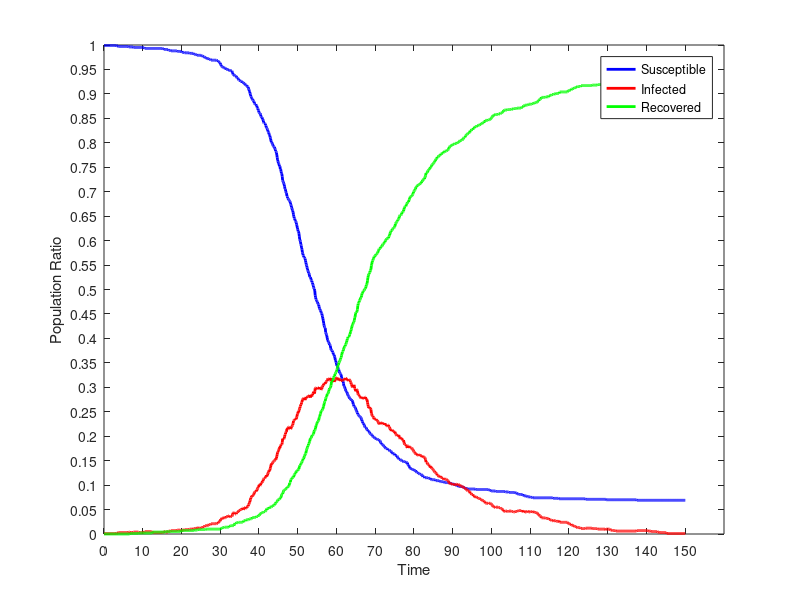

Write the MATLAB code that produced this figure.
dynamics = [
0.00,999.000,1.000,0.000;
0.10,999.000,1.000,0.000;
0.20,999.000,1.000,0.000;
0.30,999.000,1.000,0.000;
0.40,999.000,1.000,0.000;
0.50,999.000,1.000,0.000;
0.60,999.000,1.000,0.000;
0.70,999.000,1.000,0.000;
0.80,999.000,1.000,0.000;
0.90,999.000,1.000,0.000;
1.00,999.000,1.000,0.000;
1.10,999.000,1.000,0.000;
1.20,999.000,1.000,0.000;
1.30,999.000,1.000,0.000;
1.40,999.000,1.000,0.000;
1.50,999.000,1.000,0.000;
1.60,999.000,1.000,0.000;
1.70,999.000,1.000,0.000;
1.80,999.000,1.000,0.000;
1.90,999.000,1.000,0.000;
2.00,999.000,1.000,0.000;
2.10,999.000,1.000,0.000;
2.20,999.000,1.000,0.000;
2.30,999.000,1.000,0.000;
2.40,999.000,1.000,0.000;
2.50,999.000,1.000,0.000;
2.60,999.000,1.000,0.000;
2.70,999.000,1.000,0.000;
2.80,999.000,1.000,0.000;
2.90,999.000,1.000,0.000;
3.00,999.000,1.000,0.000;
3.10,999.000,1.000,0.000;
3.20,999.000,1.000,0.000;
3.30,998.000,2.000,0.000;
3.40,998.000,2.000,0.000;
3.50,998.000,2.000,0.000;
3.60,998.000,2.000,0.000;
3.70,997.000,3.000,0.000;
3.80,997.000,3.000,0.000;
3.90,997.000,3.000,0.000;
4.00,997.000,3.000,0.000;
4.10,997.000,3.000,0.000;
4.20,997.000,3.000,0.000;
4.30,997.000,3.000,0.000;
4.40,997.000,3.000,0.000;
4.50,997.000,3.000,0.000;
4.60,997.000,3.000,0.000;
4.70,997.000,3.000,0.000;
4.80,997.000,3.000,0.000;
4.90,997.000,3.000,0.000;
5.00,997.000,3.000,0.000;
5.10,997.000,3.000,0.000;
5.20,997.000,3.000,0.000;
5.30,997.000,3.000,0.000;
5.40,997.000,3.000,0.000;
5.50,997.000,3.000,0.000;
5.60,997.000,3.000,0.000;
5.70,997.000,3.000,0.000;
5.80,997.000,3.000,0.000;
5.90,997.000,3.000,0.000;
6.00,997.000,3.000,0.000;
6.10,997.000,3.000,0.000;
6.20,997.000,3.000,0.000;
6.30,997.000,3.000,0.000;
6.40,996.000,4.000,0.000;
6.50,996.000,4.000,0.000;
6.60,996.000,4.000,0.000;
6.70,996.000,3.000,1.000;
6.80,996.000,3.000,1.000;
6.90,996.000,3.000,1.000;
7.00,996.000,3.000,1.000;
7.10,996.000,3.000,1.000;
7.20,996.000,3.000,1.000;
7.30,996.000,3.000,1.000;
7.40,996.000,3.000,1.000;
7.50,996.000,3.000,1.000;
7.60,995.000,4.000,1.000;
7.70,995.000,4.000,1.000;
7.80,995.000,4.000,1.000;
7.90,995.000,4.000,1.000;
8.00,995.000,4.000,1.000;
8.10,995.000,4.000,1.000;
8.20,995.000,4.000,1.000;
8.30,995.000,4.000,1.000;
8.40,995.000,4.000,1.000;
8.50,995.000,4.000,1.000;
8.60,995.000,4.000,1.000;
8.70,995.000,4.000,1.000;
8.80,995.000,4.000,1.000;
8.90,995.000,4.000,1.000;
9.00,995.000,3.000,2.000;
9.10,995.000,3.000,2.000;
9.20,995.000,3.000,2.000;
9.30,995.000,3.000,2.000;
9.40,995.000,3.000,2.000;
9.50,995.000,3.000,2.000;
9.60,995.000,3.000,2.000;
9.70,995.000,3.000,2.000;
9.80,995.000,3.000,2.000;
9.90,995.000,3.000,2.000;
10.00,995.000,3.000,2.000;
10.10,995.000,3.000,2.000;
10.20,995.000,3.000,2.000;
10.30,995.000,3.000,2.000;
10.40,994.000,4.000,2.000;
10.50,993.000,5.000,2.000;
10.60,993.000,5.000,2.000;
10.70,993.000,5.000,2.000;
10.80,993.000,5.000,2.000;
10.90,993.000,5.000,2.000;
11.00,993.000,5.000,2.000;
11.10,993.000,5.000,2.000;
11.20,993.000,5.000,2.000;
11.30,993.000,5.000,2.000;
11.40,993.000,5.000,2.000;
11.50,993.000,5.000,2.000;
11.60,993.000,5.000,2.000;
11.70,993.000,5.000,2.000;
11.80,993.000,5.000,2.000;
11.90,993.000,5.000,2.000;
12.00,993.000,5.000,2.000;
12.10,993.000,5.000,2.000;
12.20,993.000,5.000,2.000;
12.30,993.000,5.000,2.000;
12.40,993.000,4.000,3.000;
12.50,993.000,4.000,3.000;
12.60,993.000,3.000,4.000;
12.70,993.000,3.000,4.000;
12.80,993.000,3.000,4.000;
12.90,993.000,3.000,4.000;
13.00,993.000,3.000,4.000;
13.10,993.000,3.000,4.000;
13.20,993.000,3.000,4.000;
13.30,993.000,3.000,4.000;
13.40,993.000,3.000,4.000;
13.50,993.000,3.000,4.000;
13.60,993.000,3.000,4.000;
13.70,993.000,3.000,4.000;
13.80,993.000,3.000,4.000;
13.90,993.000,3.000,4.000;
14.00,993.000,3.000,4.000;
14.10,993.000,3.000,4.000;
14.20,993.000,3.000,4.000;
14.30,993.000,3.000,4.000;
14.40,993.000,3.000,4.000;
14.50,993.000,3.000,4.000;
14.60,993.000,3.000,4.000;
14.70,993.000,3.000,4.000;
14.80,993.000,3.000,4.000;
14.90,993.000,3.000,4.000;
15.00,993.000,3.000,4.000;
15.10,993.000,3.000,4.000;
15.20,992.000,4.000,4.000;
15.30,992.000,4.000,4.000;
15.40,992.000,4.000,4.000;
15.50,991.000,5.000,4.000;
15.60,991.000,5.000,4.000;
15.70,991.000,5.000,4.000;
15.80,991.000,5.000,4.000;
15.90,991.000,4.000,5.000;
16.00,991.000,4.000,5.000;
16.10,991.000,4.000,5.000;
16.20,991.000,4.000,5.000;
16.30,991.000,4.000,5.000;
16.40,991.000,4.000,5.000;
16.50,991.000,4.000,5.000;
16.60,990.000,5.000,5.000;
16.70,989.000,6.000,5.000;
16.80,989.000,6.000,5.000;
16.90,989.000,6.000,5.000;
17.00,989.000,6.000,5.000;
17.10,989.000,6.000,5.000;
17.20,989.000,6.000,5.000;
17.30,988.000,7.000,5.000;
17.40,988.000,7.000,5.000;
17.50,988.000,7.000,5.000;
17.60,988.000,7.000,5.000;
17.70,988.000,7.000,5.000;
17.80,988.000,7.000,5.000;
17.90,988.000,7.000,5.000;
18.00,988.000,7.000,5.000;
18.10,988.000,7.000,5.000;
18.20,988.000,7.000,5.000;
18.30,988.000,7.000,5.000;
18.40,988.000,7.000,5.000;
18.50,988.000,7.000,5.000;
18.60,988.000,7.000,5.000;
18.70,988.000,7.000,5.000;
18.80,988.000,7.000,5.000;
18.90,987.000,8.000,5.000;
19.00,987.000,8.000,5.000;
19.10,987.000,8.000,5.000;
19.20,987.000,8.000,5.000;
19.30,987.000,8.000,5.000;
19.40,987.000,8.000,5.000;
19.50,987.000,8.000,5.000;
19.60,987.000,8.000,5.000;
19.70,987.000,8.000,5.000;
19.80,987.000,7.000,6.000;
19.90,987.000,7.000,6.000;
20.00,987.000,6.000,7.000;
20.10,985.000,8.000,7.000;
20.20,985.000,8.000,7.000;
20.30,985.000,8.000,7.000;
20.40,985.000,8.000,7.000;
20.50,985.000,8.000,7.000;
20.60,985.000,8.000,7.000;
20.70,985.000,8.000,7.000;
20.80,984.000,9.000,7.000;
20.90,984.000,9.000,7.000;
21.00,984.000,9.000,7.000;
21.10,984.000,9.000,7.000;
21.20,984.000,9.000,7.000;
21.30,984.000,9.000,7.000;
21.40,984.000,9.000,7.000;
21.50,984.000,9.000,7.000;
21.60,984.000,9.000,7.000;
21.70,984.000,9.000,7.000;
21.80,984.000,9.000,7.000;
21.90,984.000,9.000,7.000;
22.00,984.000,9.000,7.000;
22.10,983.000,10.000,7.000;
22.20,983.000,10.000,7.000;
22.30,983.000,10.000,7.000;
22.40,983.000,10.000,7.000;
22.50,983.000,10.000,7.000;
22.60,983.000,10.000,7.000;
22.70,983.000,10.000,7.000;
22.80,983.000,10.000,7.000;
22.90,983.000,10.000,7.000;
23.00,983.000,10.000,7.000;
23.10,982.000,11.000,7.000;
23.20,982.000,11.000,7.000;
23.30,981.000,11.000,8.000;
23.40,981.000,11.000,8.000;
23.50,981.000,11.000,8.000;
23.60,981.000,11.000,8.000;
23.70,980.000,12.000,8.000;
23.80,980.000,12.000,8.000;
23.90,980.000,12.000,8.000;
24.00,979.000,13.000,8.000;
24.10,979.000,13.000,8.000;
24.20,979.000,12.000,9.000;
24.30,979.000,12.000,9.000;
24.40,979.000,12.000,9.000;
24.50,979.000,12.000,9.000;
24.60,979.000,12.000,9.000;
24.70,979.000,12.000,9.000;
24.80,979.000,12.000,9.000;
24.90,979.000,12.000,9.000;
25.00,979.000,12.000,9.000;
25.10,978.000,13.000,9.000;
25.20,978.000,13.000,9.000;
25.30,978.000,13.000,9.000;
25.40,978.000,13.000,9.000;
25.50,977.000,14.000,9.000;
25.60,976.000,15.000,9.000;
25.70,976.000,15.000,9.000;
25.80,976.000,15.000,9.000;
25.90,976.000,15.000,9.000;
26.00,975.000,16.000,9.000;
26.10,974.000,17.000,9.000;
26.20,974.000,17.000,9.000;
26.30,973.000,17.000,10.000;
26.40,973.000,17.000,10.000;
26.50,973.000,17.000,10.000;
26.60,972.000,18.000,10.000;
26.70,972.000,18.000,10.000;
26.80,972.000,18.000,10.000;
26.90,972.000,18.000,10.000;
27.00,972.000,18.000,10.000;
27.10,972.000,18.000,10.000;
27.20,971.000,19.000,10.000;
27.30,971.000,19.000,10.000;
27.40,971.000,19.000,10.000;
27.50,970.000,20.000,10.000;
27.60,969.000,21.000,10.000;
27.70,969.000,21.000,10.000;
27.80,969.000,21.000,10.000;
27.90,969.000,21.000,10.000;
28.00,969.000,21.000,10.000;
28.10,969.000,21.000,10.000;
28.20,969.000,21.000,10.000;
28.30,969.000,21.000,10.000;
28.40,969.000,21.000,10.000;
28.50,969.000,21.000,10.000;
28.60,969.000,21.000,10.000;
28.70,969.000,21.000,10.000;
28.80,969.000,21.000,10.000;
28.90,969.000,21.000,10.000;
29.00,969.000,21.000,10.000;
29.10,968.000,22.000,10.000;
29.20,968.000,22.000,10.000;
29.30,968.000,22.000,10.000;
29.40,968.000,22.000,10.000;
29.50,966.000,24.000,10.000;
29.60,966.000,24.000,10.000;
29.70,965.000,25.000,10.000;
29.80,964.000,26.000,10.000;
29.90,964.000,26.000,10.000;
30.00,963.000,27.000,10.000;
30.10,960.000,30.000,10.000;
30.20,959.000,30.000,11.000;
30.30,957.000,31.000,12.000;
30.40,956.000,32.000,12.000;
30.50,956.000,31.000,13.000;
30.60,955.000,32.000,13.000;
30.70,954.000,33.000,13.000;
30.80,954.000,33.000,13.000;
30.90,953.000,34.000,13.000;
31.00,953.000,34.000,13.000;
31.10,953.000,33.000,14.000;
31.20,953.000,33.000,14.000;
31.30,953.000,33.000,14.000;
31.40,952.000,34.000,14.000;
31.50,952.000,34.000,14.000;
31.60,950.000,36.000,14.000;
31.70,950.000,36.000,14.000;
31.80,950.000,36.000,14.000;
31.90,950.000,36.000,14.000;
32.00,949.000,37.000,14.000;
32.10,949.000,37.000,14.000;
32.20,949.000,37.000,14.000;
32.30,949.000,35.000,16.000;
32.40,948.000,36.000,16.000;
32.50,948.000,36.000,16.000;
32.60,948.000,35.000,17.000;
32.70,947.000,36.000,17.000;
32.80,947.000,36.000,17.000;
32.90,947.000,36.000,17.000;
33.00,947.000,36.000,17.000;
33.10,945.000,38.000,17.000;
33.20,943.000,40.000,17.000;
33.30,940.000,43.000,17.000;
33.40,939.000,44.000,17.000;
33.50,939.000,44.000,17.000;
33.60,938.000,43.000,19.000;
33.70,937.000,43.000,20.000;
33.80,937.000,41.000,22.000;
33.90,937.000,41.000,22.000;
34.00,937.000,41.000,22.000;
34.10,936.000,41.000,23.000;
34.20,934.000,43.000,23.000;
34.30,933.000,44.000,23.000;
34.40,933.000,44.000,23.000;
34.50,933.000,44.000,23.000;
34.60,931.000,46.000,23.000;
34.70,930.000,46.000,24.000;
34.80,928.000,48.000,24.000;
34.90,928.000,48.000,24.000;
35.00,928.000,48.000,24.000;
35.10,927.000,49.000,24.000;
35.20,926.000,50.000,24.000;
35.30,926.000,50.000,24.000;
35.40,926.000,50.000,24.000;
35.50,926.000,50.000,24.000;
35.60,925.000,51.000,24.000;
35.70,923.000,53.000,24.000;
35.80,923.000,53.000,24.000;
35.90,923.000,52.000,25.000;
36.00,923.000,50.000,27.000;
36.10,922.000,51.000,27.000;
36.20,921.000,52.000,27.000;
36.30,921.000,52.000,27.000;
36.40,919.000,54.000,27.000;
36.50,918.000,55.000,27.000;
36.60,918.000,53.000,29.000;
36.70,918.000,53.000,29.000;
36.80,918.000,53.000,29.000;
36.90,916.000,55.000,29.000;
37.00,915.000,56.000,29.000;
37.10,914.000,57.000,29.000;
37.20,914.000,57.000,29.000;
37.30,911.000,60.000,29.000;
37.40,909.000,61.000,30.000;
37.50,906.000,63.000,31.000;
37.60,904.000,65.000,31.000;
37.70,901.000,68.000,31.000;
37.80,898.000,71.000,31.000;
37.90,895.000,74.000,31.000;
38.00,894.000,75.000,31.000;
38.10,892.000,77.000,31.000;
38.20,890.000,78.000,32.000;
38.30,889.000,77.000,34.000;
38.40,887.000,79.000,34.000;
38.50,887.000,79.000,34.000;
38.60,886.000,80.000,34.000;
38.70,884.000,82.000,34.000;
38.80,881.000,85.000,34.000;
38.90,880.000,86.000,34.000;
39.00,879.000,87.000,34.000;
39.10,879.000,87.000,34.000;
39.20,879.000,87.000,34.000;
39.30,876.000,89.000,35.000;
39.40,876.000,88.000,36.000;
39.50,873.000,91.000,36.000;
39.60,871.000,93.000,36.000;
39.70,870.000,94.000,36.000;
39.80,867.000,96.000,37.000;
39.90,866.000,96.000,38.000;
40.00,862.000,100.000,38.000;
40.10,861.000,101.000,38.000;
40.20,860.000,100.000,40.000;
40.30,860.000,99.000,41.000;
40.40,858.000,100.000,42.000;
40.50,854.000,104.000,42.000;
40.60,853.000,104.000,43.000;
40.70,852.000,105.000,43.000;
40.80,852.000,105.000,43.000;
40.90,848.000,108.000,44.000;
41.00,848.000,108.000,44.000;
41.10,845.000,111.000,44.000;
41.20,842.000,113.000,45.000;
41.30,840.000,114.000,46.000;
41.40,840.000,114.000,46.000;
41.50,840.000,114.000,46.000;
41.60,839.000,115.000,46.000;
41.70,836.000,117.000,47.000;
41.80,835.000,117.000,48.000;
41.90,831.000,120.000,49.000;
42.00,830.000,118.000,52.000;
42.10,829.000,119.000,52.000;
42.20,827.000,121.000,52.000;
42.30,824.000,124.000,52.000;
42.40,822.000,126.000,52.000;
42.50,821.000,127.000,52.000;
42.60,818.000,130.000,52.000;
42.70,816.000,129.000,55.000;
42.80,814.000,131.000,55.000;
42.90,811.000,134.000,55.000;
43.00,808.000,137.000,55.000;
43.10,804.000,141.000,55.000;
43.20,801.000,144.000,55.000;
43.30,801.000,143.000,56.000;
43.40,799.000,144.000,57.000;
43.50,797.000,146.000,57.000;
43.60,795.000,147.000,58.000;
43.70,793.000,148.000,59.000;
43.80,792.000,149.000,59.000;
43.90,792.000,149.000,59.000;
44.00,791.000,150.000,59.000;
44.10,788.000,151.000,61.000;
44.20,786.000,152.000,62.000;
44.30,783.000,154.000,63.000;
44.40,782.000,153.000,65.000;
44.50,780.000,155.000,65.000;
44.60,775.000,159.000,66.000;
44.70,770.000,163.000,67.000;
44.80,765.000,167.000,68.000;
44.90,762.000,168.000,70.000;
45.00,759.000,170.000,71.000;
45.10,757.000,172.000,71.000;
45.20,755.000,174.000,71.000;
45.30,752.000,177.000,71.000;
45.40,752.000,176.000,72.000;
45.50,746.000,180.000,74.000;
45.60,746.000,180.000,74.000;
45.70,741.000,183.000,76.000;
45.80,738.000,183.000,79.000;
45.90,736.000,183.000,81.000;
46.00,731.000,187.000,82.000;
46.10,723.000,195.000,82.000;
46.20,721.000,194.000,85.000;
46.30,719.000,194.000,87.000;
46.40,717.000,194.000,89.000;
46.50,714.000,196.000,90.000;
46.60,711.000,199.000,90.000;
46.70,706.000,203.000,91.000;
46.80,705.000,204.000,91.000;
46.90,701.000,207.000,92.000;
47.00,698.000,209.000,93.000;
47.10,697.000,209.000,94.000;
47.20,691.000,215.000,94.000;
47.30,690.000,214.000,96.000;
47.40,687.000,217.000,96.000;
47.50,686.000,217.000,97.000;
47.60,684.000,219.000,97.000;
47.70,683.000,219.000,98.000;
47.80,682.000,218.000,100.000;
47.90,681.000,215.000,104.000;
48.00,680.000,215.000,105.000;
48.10,677.000,217.000,106.000;
48.20,674.000,215.000,111.000;
48.30,672.000,216.000,112.000;
48.40,668.000,220.000,112.000;
48.50,666.000,220.000,114.000;
48.60,663.000,222.000,115.000;
48.70,661.000,223.000,116.000;
48.80,658.000,226.000,116.000;
48.90,653.000,231.000,116.000;
49.00,649.000,232.000,119.000;
49.10,646.000,233.000,121.000;
49.20,645.000,233.000,122.000;
49.30,642.000,235.000,123.000;
49.40,640.000,235.000,125.000;
49.50,639.000,236.000,125.000;
49.60,637.000,235.000,128.000;
49.70,633.000,238.000,129.000;
49.80,630.000,241.000,129.000;
49.90,626.000,245.000,129.000;
50.00,623.000,246.000,131.000;
50.10,619.000,250.000,131.000;
50.20,619.000,249.000,132.000;
50.30,615.000,252.000,133.000;
50.40,609.000,254.000,137.000;
50.50,603.000,257.000,140.000;
50.60,600.000,260.000,140.000;
50.70,598.000,261.000,141.000;
50.80,592.000,265.000,143.000;
50.90,590.000,265.000,145.000;
51.00,585.000,269.000,146.000;
51.10,582.000,270.000,148.000;
51.20,576.000,275.000,149.000;
51.30,573.000,276.000,151.000;
51.40,570.000,276.000,154.000;
51.50,569.000,277.000,154.000;
51.60,566.000,278.000,156.000;
51.70,566.000,275.000,159.000;
51.80,564.000,276.000,160.000;
51.90,563.000,274.000,163.000;
52.00,559.000,277.000,164.000;
52.10,555.000,280.000,165.000;
52.20,551.000,279.000,170.000;
52.30,549.000,278.000,173.000;
52.40,545.000,280.000,175.000;
52.50,542.000,281.000,177.000;
52.60,539.000,281.000,180.000;
52.70,537.000,282.000,181.000;
52.80,534.000,282.000,184.000;
52.90,533.000,282.000,185.000;
53.00,530.000,282.000,188.000;
53.10,526.000,284.000,190.000;
53.20,525.000,281.000,194.000;
53.30,525.000,279.000,196.000;
53.40,521.000,283.000,196.000;
53.50,519.000,284.000,197.000;
53.60,518.000,282.000,200.000;
53.70,515.000,283.000,202.000;
53.80,514.000,284.000,202.000;
53.90,510.000,287.000,203.000;
54.00,508.000,288.000,204.000;
54.10,504.000,291.000,205.000;
54.20,502.000,288.000,210.000;
54.30,501.000,287.000,212.000;
54.40,497.000,291.000,212.000;
54.50,488.000,298.000,214.000;
54.60,484.000,299.000,217.000;
54.70,480.000,299.000,221.000;
54.80,479.000,298.000,223.000;
54.90,477.000,298.000,225.000;
55.00,475.000,298.000,227.000;
55.10,474.000,296.000,230.000;
55.20,471.000,299.000,230.000;
55.30,470.000,299.000,231.000;
55.40,469.000,299.000,232.000;
55.50,465.000,298.000,237.000;
55.60,461.000,300.000,239.000;
55.70,460.000,299.000,241.000;
55.80,458.000,297.000,245.000;
55.90,457.000,297.000,246.000;
56.00,454.000,295.000,251.000;
56.10,452.000,296.000,252.000;
56.20,451.000,297.000,252.000;
56.30,447.000,300.000,253.000;
56.40,444.000,301.000,255.000;
56.50,440.000,304.000,256.000;
56.60,436.000,304.000,260.000;
56.70,431.000,307.000,262.000;
56.80,426.000,308.000,266.000;
56.90,424.000,307.000,269.000;
57.00,422.000,307.000,271.000;
57.10,421.000,307.000,272.000;
57.20,412.000,311.000,277.000;
57.30,410.000,311.000,279.000;
57.40,408.000,312.000,280.000;
57.50,405.000,313.000,282.000;
57.60,401.000,313.000,286.000;
57.70,397.000,316.000,287.000;
57.80,395.000,318.000,287.000;
57.90,393.000,318.000,289.000;
58.00,392.000,316.000,292.000;
58.10,390.000,315.000,295.000;
58.20,387.000,315.000,298.000;
58.30,387.000,315.000,298.000;
58.40,385.000,316.000,299.000;
58.50,380.000,319.000,301.000;
58.60,377.000,319.000,304.000;
58.70,376.000,313.000,311.000;
58.80,375.000,312.000,313.000;
58.90,375.000,312.000,313.000;
59.00,372.000,315.000,313.000;
59.10,371.000,313.000,316.000;
59.20,368.000,313.000,319.000;
59.30,366.000,314.000,320.000;
59.40,366.000,311.000,323.000;
59.50,363.000,314.000,323.000;
59.60,360.000,313.000,327.000;
59.70,356.000,316.000,328.000;
59.80,354.000,316.000,330.000;
59.90,351.000,318.000,331.000;
60.00,348.000,320.000,332.000;
60.10,344.000,320.000,336.000;
60.20,344.000,318.000,338.000;
60.30,342.000,317.000,341.000;
60.40,339.000,316.000,345.000;
60.50,336.000,318.000,346.000;
60.60,336.000,314.000,350.000;
60.70,332.000,317.000,351.000;
60.80,330.000,317.000,353.000;
60.90,329.000,316.000,355.000;
61.00,328.000,315.000,357.000;
61.10,327.000,313.000,360.000;
61.20,325.000,314.000,361.000;
61.30,321.000,314.000,365.000;
61.40,318.000,314.000,368.000;
61.50,315.000,313.000,372.000;
61.60,313.000,314.000,373.000;
61.70,312.000,314.000,374.000;
61.80,308.000,315.000,377.000;
61.90,303.000,317.000,380.000;
62.00,302.000,316.000,382.000;
62.10,300.000,316.000,384.000;
62.20,298.000,318.000,384.000;
62.30,296.000,317.000,387.000;
62.40,293.000,319.000,388.000;
62.50,292.000,318.000,390.000;
62.60,290.000,318.000,392.000;
62.70,290.000,314.000,396.000;
62.80,287.000,314.000,399.000;
62.90,285.000,315.000,400.000;
63.00,283.000,314.000,403.000;
63.10,282.000,315.000,403.000;
63.20,281.000,316.000,403.000;
63.30,279.000,316.000,405.000;
63.40,277.000,315.000,408.000;
63.50,277.000,314.000,409.000;
63.60,276.000,311.000,413.000;
63.70,275.000,310.000,415.000;
63.80,275.000,307.000,418.000;
63.90,273.000,306.000,421.000;
64.00,273.000,302.000,425.000;
64.10,273.000,300.000,427.000;
64.20,270.000,301.000,429.000;
64.30,266.000,303.000,431.000;
64.40,265.000,302.000,433.000;
64.50,261.000,305.000,434.000;
64.60,261.000,302.000,437.000;
64.70,260.000,298.000,442.000;
64.80,259.000,297.000,444.000;
64.90,257.000,293.000,450.000;
65.00,255.000,292.000,453.000;
65.10,253.000,294.000,453.000;
65.20,251.000,296.000,453.000;
65.30,249.000,295.000,456.000;
65.40,248.000,293.000,459.000;
65.50,245.000,288.000,467.000;
65.60,244.000,285.000,471.000;
65.70,243.000,285.000,472.000;
65.80,242.000,284.000,474.000;
65.90,241.000,282.000,477.000;
66.00,240.000,282.000,478.000;
66.10,240.000,280.000,480.000;
66.20,239.000,279.000,482.000;
66.30,238.000,278.000,484.000;
66.40,236.000,280.000,484.000;
66.50,234.000,278.000,488.000;
66.60,231.000,277.000,492.000;
66.70,230.000,278.000,492.000;
66.80,227.000,278.000,495.000;
66.90,226.000,277.000,497.000;
67.00,226.000,277.000,497.000;
67.10,223.000,279.000,498.000;
67.20,222.000,278.000,500.000;
67.30,220.000,279.000,501.000;
67.40,218.000,280.000,502.000;
67.50,218.000,280.000,502.000;
67.60,218.000,276.000,506.000;
67.70,216.000,275.000,509.000;
67.80,214.000,276.000,510.000;
67.90,213.000,274.000,513.000;
68.00,213.000,269.000,518.000;
68.10,211.000,265.000,524.000;
68.20,211.000,261.000,528.000;
68.30,211.000,258.000,531.000;
68.40,209.000,259.000,532.000;
68.50,208.000,258.000,534.000;
68.60,206.000,259.000,535.000;
68.70,205.000,257.000,538.000;
68.80,204.000,257.000,539.000;
68.90,204.000,254.000,542.000;
69.00,204.000,247.000,549.000;
69.10,203.000,245.000,552.000;
69.20,202.000,242.000,556.000;
69.30,200.000,241.000,559.000;
69.40,199.000,241.000,560.000;
69.50,199.000,239.000,562.000;
69.60,198.000,238.000,564.000;
69.70,198.000,235.000,567.000;
69.80,197.000,236.000,567.000;
69.90,196.000,235.000,569.000;
70.00,196.000,235.000,569.000;
70.10,195.000,235.000,570.000;
70.20,195.000,233.000,572.000;
70.30,194.000,234.000,572.000;
70.40,194.000,233.000,573.000;
70.50,194.000,232.000,574.000;
70.60,193.000,232.000,575.000;
70.70,193.000,230.000,577.000;
70.80,193.000,228.000,579.000;
70.90,193.000,226.000,581.000;
71.00,192.000,225.000,583.000;
71.10,191.000,226.000,583.000;
71.20,191.000,225.000,584.000;
71.30,189.000,227.000,584.000;
71.40,187.000,226.000,587.000;
71.50,186.000,227.000,587.000;
71.60,184.000,228.000,588.000;
71.70,184.000,228.000,588.000;
71.80,183.000,227.000,590.000;
71.90,183.000,225.000,592.000;
72.00,182.000,225.000,593.000;
72.10,181.000,226.000,593.000;
72.20,180.000,226.000,594.000;
72.30,179.000,226.000,595.000;
72.40,179.000,224.000,597.000;
72.50,177.000,226.000,597.000;
72.60,176.000,224.000,600.000;
72.70,175.000,224.000,601.000;
72.80,175.000,223.000,602.000;
72.90,175.000,221.000,604.000;
73.00,175.000,221.000,604.000;
73.10,174.000,222.000,604.000;
73.20,174.000,221.000,605.000;
73.30,172.000,223.000,605.000;
73.40,172.000,223.000,605.000;
73.50,172.000,220.000,608.000;
73.60,172.000,219.000,609.000;
73.70,171.000,218.000,611.000;
73.80,170.000,216.000,614.000;
73.90,170.000,213.000,617.000;
74.00,169.000,213.000,618.000;
74.10,169.000,211.000,620.000;
74.20,168.000,212.000,620.000;
74.30,166.000,213.000,621.000;
74.40,166.000,211.000,623.000;
74.50,164.000,212.000,624.000;
74.60,164.000,211.000,625.000;
74.70,164.000,210.000,626.000;
74.80,164.000,210.000,626.000;
74.90,164.000,209.000,627.000;
75.00,164.000,208.000,628.000;
75.10,161.000,209.000,630.000;
75.20,161.000,205.000,634.000;
75.30,161.000,204.000,635.000;
75.40,160.000,203.000,637.000;
75.50,160.000,202.000,638.000;
75.60,160.000,201.000,639.000;
75.70,158.000,202.000,640.000;
75.80,156.000,202.000,642.000;
75.90,155.000,202.000,643.000;
76.00,155.000,201.000,644.000;
76.10,153.000,202.000,645.000;
76.20,153.000,198.000,649.000;
76.30,153.000,196.000,651.000;
76.40,153.000,195.000,652.000;
76.50,152.000,196.000,652.000;
76.60,151.000,197.000,652.000;
76.70,151.000,196.000,653.000;
76.80,150.000,196.000,654.000;
76.90,149.000,194.000,657.000;
77.00,149.000,192.000,659.000;
77.10,149.000,192.000,659.000;
77.20,149.000,192.000,659.000;
77.30,148.000,192.000,660.000;
77.40,148.000,188.000,664.000;
77.50,148.000,185.000,667.000;
77.60,148.000,183.000,669.000;
77.70,147.000,183.000,670.000;
77.80,147.000,183.000,670.000;
77.90,147.000,183.000,670.000;
78.00,147.000,180.000,673.000;
78.10,146.000,179.000,675.000;
78.20,146.000,178.000,676.000;
78.30,146.000,176.000,678.000;
78.40,142.000,180.000,678.000;
78.50,141.000,180.000,679.000;
78.60,141.000,180.000,679.000;
78.70,139.000,178.000,683.000;
78.80,137.000,179.000,684.000;
78.90,135.000,178.000,687.000;
79.00,135.000,176.000,689.000;
79.10,134.000,176.000,690.000;
79.20,134.000,176.000,690.000;
79.30,133.000,176.000,691.000;
79.40,133.000,176.000,691.000;
79.50,133.000,175.000,692.000;
79.60,132.000,174.000,694.000;
79.70,132.000,173.000,695.000;
79.80,132.000,171.000,697.000;
79.90,131.000,169.000,700.000;
80.00,131.000,168.000,701.000;
80.10,130.000,168.000,702.000;
80.20,130.000,167.000,703.000;
80.30,130.000,165.000,705.000;
80.40,130.000,164.000,706.000;
80.50,128.000,163.000,709.000;
80.60,127.000,163.000,710.000;
80.70,126.000,164.000,710.000;
80.80,126.000,162.000,712.000;
80.90,126.000,161.000,713.000;
81.00,126.000,161.000,713.000;
81.10,125.000,161.000,714.000;
81.20,124.000,162.000,714.000;
81.30,124.000,161.000,715.000;
81.40,123.000,162.000,715.000;
81.50,122.000,162.000,716.000;
81.60,122.000,161.000,717.000;
81.70,122.000,161.000,717.000;
81.80,122.000,160.000,718.000;
81.90,122.000,160.000,718.000;
82.00,121.000,158.000,721.000;
82.10,120.000,159.000,721.000;
82.20,119.000,158.000,723.000;
82.30,117.000,159.000,724.000;
82.40,117.000,158.000,725.000;
82.50,117.000,157.000,726.000;
82.60,117.000,157.000,726.000;
82.70,117.000,157.000,726.000;
82.80,115.000,156.000,729.000;
82.90,115.000,154.000,731.000;
83.00,115.000,152.000,733.000;
83.10,115.000,147.000,738.000;
83.20,115.000,147.000,738.000;
83.30,115.000,146.000,739.000;
83.40,115.000,146.000,739.000;
83.50,115.000,144.000,741.000;
83.60,115.000,142.000,743.000;
83.70,114.000,142.000,744.000;
83.80,114.000,141.000,745.000;
83.90,114.000,141.000,745.000;
84.00,114.000,139.000,747.000;
84.10,114.000,139.000,747.000;
84.20,114.000,136.000,750.000;
84.30,112.000,138.000,750.000;
84.40,112.000,137.000,751.000;
84.50,111.000,136.000,753.000;
84.60,111.000,134.000,755.000;
84.70,111.000,134.000,755.000;
84.80,111.000,133.000,756.000;
84.90,111.000,132.000,757.000;
85.00,111.000,131.000,758.000;
85.10,111.000,130.000,759.000;
85.20,111.000,129.000,760.000;
85.30,111.000,128.000,761.000;
85.40,111.000,126.000,763.000;
85.50,111.000,126.000,763.000;
85.60,109.000,125.000,766.000;
85.70,109.000,124.000,767.000;
85.80,109.000,124.000,767.000;
85.90,109.000,123.000,768.000;
86.00,109.000,120.000,771.000;
86.10,109.000,120.000,771.000;
86.20,109.000,120.000,771.000;
86.30,109.000,119.000,772.000;
86.40,109.000,118.000,773.000;
86.50,109.000,117.000,774.000;
86.60,108.000,118.000,774.000;
86.70,108.000,117.000,775.000;
86.80,107.000,118.000,775.000;
86.90,107.000,116.000,777.000;
87.00,107.000,116.000,777.000;
87.10,107.000,116.000,777.000;
87.20,107.000,115.000,778.000;
87.30,107.000,114.000,779.000;
87.40,107.000,114.000,779.000;
87.50,107.000,114.000,779.000;
87.60,107.000,112.000,781.000;
87.70,106.000,113.000,781.000;
87.80,106.000,113.000,781.000;
87.90,105.000,112.000,783.000;
88.00,105.000,112.000,783.000;
88.10,105.000,112.000,783.000;
88.20,105.000,112.000,783.000;
88.30,105.000,112.000,783.000;
88.40,105.000,112.000,783.000;
88.50,105.000,111.000,784.000;
88.60,105.000,110.000,785.000;
88.70,105.000,110.000,785.000;
88.80,105.000,109.000,786.000;
88.90,105.000,108.000,787.000;
89.00,105.000,106.000,789.000;
89.10,105.000,104.000,791.000;
89.20,105.000,103.000,792.000;
89.30,104.000,103.000,793.000;
89.40,103.000,104.000,793.000;
89.50,103.000,103.000,794.000;
89.60,103.000,103.000,794.000;
89.70,103.000,102.000,795.000;
89.80,103.000,102.000,795.000;
89.90,103.000,101.000,796.000;
90.00,102.000,102.000,796.000;
90.10,102.000,101.000,797.000;
90.20,102.000,101.000,797.000;
90.30,101.000,102.000,797.000;
90.40,101.000,102.000,797.000;
90.50,101.000,101.000,798.000;
90.60,101.000,100.000,799.000;
90.70,101.000,100.000,799.000;
90.80,100.000,101.000,799.000;
90.90,100.000,101.000,799.000;
91.00,99.000,102.000,799.000;
91.10,99.000,102.000,799.000;
91.20,99.000,101.000,800.000;
91.30,99.000,101.000,800.000;
91.40,98.000,101.000,801.000;
91.50,97.000,102.000,801.000;
91.60,97.000,101.000,802.000;
91.70,97.000,100.000,803.000;
91.80,97.000,99.000,804.000;
91.90,97.000,98.000,805.000;
92.00,97.000,98.000,805.000;
92.10,97.000,98.000,805.000;
92.20,97.000,98.000,805.000;
92.30,97.000,98.000,805.000;
92.40,97.000,98.000,805.000;
92.50,97.000,97.000,806.000;
92.60,96.000,97.000,807.000;
92.70,95.000,96.000,809.000;
92.80,95.000,95.000,810.000;
92.90,95.000,94.000,811.000;
93.00,95.000,94.000,811.000;
93.10,95.000,94.000,811.000;
93.20,94.000,94.000,812.000;
93.30,93.000,93.000,814.000;
93.40,93.000,92.000,815.000;
93.50,93.000,91.000,816.000;
93.60,93.000,90.000,817.000;
93.70,93.000,90.000,817.000;
93.80,93.000,89.000,818.000;
93.90,93.000,88.000,819.000;
94.00,92.000,88.000,820.000;
94.10,92.000,88.000,820.000;
94.20,92.000,88.000,820.000;
94.30,92.000,87.000,821.000;
94.40,92.000,87.000,821.000;
94.50,92.000,83.000,825.000;
94.60,92.000,83.000,825.000;
94.70,92.000,83.000,825.000;
94.80,92.000,82.000,826.000;
94.90,92.000,81.000,827.000;
95.00,92.000,81.000,827.000;
95.10,92.000,81.000,827.000;
95.20,92.000,81.000,827.000;
95.30,92.000,78.000,830.000;
95.40,92.000,78.000,830.000;
95.50,92.000,78.000,830.000;
95.60,92.000,76.000,832.000;
95.70,92.000,76.000,832.000;
95.80,92.000,75.000,833.000;
95.90,91.000,76.000,833.000;
96.00,91.000,76.000,833.000;
96.10,91.000,76.000,833.000;
96.20,91.000,75.000,834.000;
96.30,91.000,74.000,835.000;
96.40,91.000,74.000,835.000;
96.50,91.000,74.000,835.000;
96.60,91.000,73.000,836.000;
96.70,91.000,73.000,836.000;
96.80,91.000,73.000,836.000;
96.90,91.000,73.000,836.000;
97.00,91.000,72.000,837.000;
97.10,91.000,71.000,838.000;
97.20,91.000,71.000,838.000;
97.30,91.000,71.000,838.000;
97.40,91.000,70.000,839.000;
97.50,91.000,70.000,839.000;
97.60,91.000,69.000,840.000;
97.70,91.000,68.000,841.000;
97.80,91.000,68.000,841.000;
97.90,91.000,68.000,841.000;
98.00,91.000,68.000,841.000;
98.10,91.000,66.000,843.000;
98.20,91.000,66.000,843.000;
98.30,91.000,65.000,844.000;
98.40,91.000,63.000,846.000;
98.50,91.000,63.000,846.000;
98.60,91.000,63.000,846.000;
98.70,91.000,63.000,846.000;
98.80,91.000,63.000,846.000;
98.90,91.000,63.000,846.000;
99.00,91.000,63.000,846.000;
99.10,91.000,63.000,846.000;
99.20,91.000,62.000,847.000;
99.30,90.000,63.000,847.000;
99.40,90.000,63.000,847.000;
99.50,90.000,63.000,847.000;
99.60,89.000,63.000,848.000;
99.70,89.000,63.000,848.000;
99.80,89.000,62.000,849.000;
99.90,88.000,62.000,850.000;
100.00,88.000,61.000,851.000;
100.10,88.000,60.000,852.000;
100.20,88.000,59.000,853.000;
100.30,88.000,58.000,854.000;
100.40,88.000,56.000,856.000;
100.50,88.000,56.000,856.000;
100.60,88.000,55.000,857.000;
100.70,88.000,55.000,857.000;
100.80,88.000,55.000,857.000;
100.90,88.000,55.000,857.000;
101.00,88.000,54.000,858.000;
101.10,87.000,55.000,858.000;
101.20,87.000,55.000,858.000;
101.30,87.000,55.000,858.000;
101.40,87.000,55.000,858.000;
101.50,87.000,55.000,858.000;
101.60,87.000,55.000,858.000;
101.70,87.000,55.000,858.000;
101.80,87.000,54.000,859.000;
101.90,87.000,54.000,859.000;
102.00,87.000,54.000,859.000;
102.10,87.000,54.000,859.000;
102.20,87.000,54.000,859.000;
102.30,87.000,53.000,860.000;
102.40,87.000,52.000,861.000;
102.50,87.000,52.000,861.000;
102.60,87.000,52.000,861.000;
102.70,87.000,51.000,862.000;
102.80,87.000,51.000,862.000;
102.90,87.000,50.000,863.000;
103.00,87.000,49.000,864.000;
103.10,87.000,47.000,866.000;
103.20,87.000,47.000,866.000;
103.30,87.000,46.000,867.000;
103.40,87.000,46.000,867.000;
103.50,87.000,46.000,867.000;
103.60,86.000,47.000,867.000;
103.70,86.000,47.000,867.000;
103.80,86.000,47.000,867.000;
103.90,86.000,47.000,867.000;
104.00,86.000,47.000,867.000;
104.10,86.000,46.000,868.000;
104.20,86.000,46.000,868.000;
104.30,86.000,46.000,868.000;
104.40,86.000,46.000,868.000;
104.50,85.000,47.000,868.000;
104.60,85.000,47.000,868.000;
104.70,85.000,47.000,868.000;
104.80,85.000,47.000,868.000;
104.90,85.000,47.000,868.000;
105.00,85.000,47.000,868.000;
105.10,85.000,47.000,868.000;
105.20,85.000,46.000,869.000;
105.30,85.000,46.000,869.000;
105.40,85.000,46.000,869.000;
105.50,85.000,46.000,869.000;
105.60,85.000,46.000,869.000;
105.70,85.000,45.000,870.000;
105.80,85.000,45.000,870.000;
105.90,85.000,45.000,870.000;
106.00,85.000,45.000,870.000;
106.10,84.000,46.000,870.000;
106.20,84.000,46.000,870.000;
106.30,84.000,46.000,870.000;
106.40,84.000,46.000,870.000;
106.50,84.000,46.000,870.000;
106.60,83.000,46.000,871.000;
106.70,82.000,47.000,871.000;
106.80,82.000,47.000,871.000;
106.90,82.000,47.000,871.000;
107.00,81.000,48.000,871.000;
107.10,81.000,48.000,871.000;
107.20,81.000,48.000,871.000;
107.30,81.000,48.000,871.000;
107.40,81.000,48.000,871.000;
107.50,81.000,48.000,871.000;
107.60,81.000,48.000,871.000;
107.70,81.000,47.000,872.000;
107.80,81.000,47.000,872.000;
107.90,81.000,46.000,873.000;
108.00,81.000,46.000,873.000;
108.10,79.000,48.000,873.000;
108.20,79.000,47.000,874.000;
108.30,79.000,45.000,876.000;
108.40,78.000,46.000,876.000;
108.50,78.000,46.000,876.000;
108.60,78.000,45.000,877.000;
108.70,78.000,45.000,877.000;
108.80,78.000,45.000,877.000;
108.90,78.000,45.000,877.000;
109.00,78.000,45.000,877.000;
109.10,77.000,46.000,877.000;
109.20,77.000,46.000,877.000;
109.30,76.000,47.000,877.000;
109.40,76.000,46.000,878.000;
109.50,76.000,46.000,878.000;
109.60,76.000,45.000,879.000;
109.70,76.000,45.000,879.000;
109.80,76.000,45.000,879.000;
109.90,76.000,45.000,879.000;
110.00,76.000,45.000,879.000;
110.10,75.000,46.000,879.000;
110.20,75.000,46.000,879.000;
110.30,75.000,46.000,879.000;
110.40,75.000,46.000,879.000;
110.50,75.000,45.000,880.000;
110.60,75.000,45.000,880.000;
110.70,74.000,46.000,880.000;
110.80,74.000,46.000,880.000;
110.90,74.000,45.000,881.000;
111.00,74.000,45.000,881.000;
111.10,74.000,44.000,882.000;
111.20,74.000,44.000,882.000;
111.30,74.000,44.000,882.000;
111.40,74.000,44.000,882.000;
111.50,74.000,44.000,882.000;
111.60,74.000,44.000,882.000;
111.70,74.000,43.000,883.000;
111.80,74.000,43.000,883.000;
111.90,74.000,42.000,884.000;
112.00,74.000,41.000,885.000;
112.10,74.000,40.000,886.000;
112.20,74.000,40.000,886.000;
112.30,74.000,38.000,888.000;
112.40,74.000,37.000,889.000;
112.50,74.000,37.000,889.000;
112.60,74.000,37.000,889.000;
112.70,74.000,36.000,890.000;
112.80,74.000,35.000,891.000;
112.90,74.000,33.000,893.000;
113.00,74.000,33.000,893.000;
113.10,74.000,33.000,893.000;
113.20,74.000,33.000,893.000;
113.30,74.000,33.000,893.000;
113.40,74.000,33.000,893.000;
113.50,74.000,33.000,893.000;
113.60,74.000,33.000,893.000;
113.70,74.000,33.000,893.000;
113.80,74.000,33.000,893.000;
113.90,74.000,33.000,893.000;
114.00,74.000,32.000,894.000;
114.10,74.000,32.000,894.000;
114.20,74.000,32.000,894.000;
114.30,74.000,32.000,894.000;
114.40,74.000,32.000,894.000;
114.50,74.000,32.000,894.000;
114.60,74.000,32.000,894.000;
114.70,74.000,32.000,894.000;
114.80,74.000,30.000,896.000;
114.90,74.000,30.000,896.000;
115.00,74.000,30.000,896.000;
115.10,74.000,30.000,896.000;
115.20,74.000,29.000,897.000;
115.30,74.000,29.000,897.000;
115.40,74.000,29.000,897.000;
115.50,74.000,28.000,898.000;
115.60,74.000,27.000,899.000;
115.70,74.000,27.000,899.000;
115.80,74.000,27.000,899.000;
115.90,73.000,28.000,899.000;
116.00,73.000,28.000,899.000;
116.10,73.000,27.000,900.000;
116.20,73.000,27.000,900.000;
116.30,73.000,27.000,900.000;
116.40,73.000,27.000,900.000;
116.50,73.000,27.000,900.000;
116.60,73.000,27.000,900.000;
116.70,73.000,26.000,901.000;
116.80,73.000,26.000,901.000;
116.90,73.000,26.000,901.000;
117.00,73.000,26.000,901.000;
117.10,73.000,26.000,901.000;
117.20,73.000,26.000,901.000;
117.30,73.000,26.000,901.000;
117.40,72.000,27.000,901.000;
117.50,72.000,26.000,902.000;
117.60,72.000,24.000,904.000;
117.70,72.000,24.000,904.000;
117.80,72.000,24.000,904.000;
117.90,72.000,24.000,904.000;
118.00,72.000,24.000,904.000;
118.10,72.000,24.000,904.000;
118.20,72.000,24.000,904.000;
118.30,72.000,24.000,904.000;
118.40,72.000,24.000,904.000;
118.50,72.000,24.000,904.000;
118.60,72.000,24.000,904.000;
118.70,72.000,24.000,904.000;
118.80,72.000,24.000,904.000;
118.90,72.000,24.000,904.000;
119.00,72.000,24.000,904.000;
119.10,72.000,24.000,904.000;
119.20,72.000,24.000,904.000;
119.30,72.000,24.000,904.000;
119.40,72.000,24.000,904.000;
119.50,72.000,24.000,904.000;
119.60,72.000,24.000,904.000;
119.70,72.000,23.000,905.000;
119.80,72.000,22.000,906.000;
119.90,72.000,21.000,907.000;
120.00,72.000,21.000,907.000;
120.10,72.000,21.000,907.000;
120.20,72.000,20.000,908.000;
120.30,72.000,20.000,908.000;
120.40,72.000,20.000,908.000;
120.50,72.000,20.000,908.000;
120.60,72.000,18.000,910.000;
120.70,72.000,18.000,910.000;
120.80,72.000,18.000,910.000;
120.90,72.000,18.000,910.000;
121.00,72.000,18.000,910.000;
121.10,72.000,17.000,911.000;
121.20,72.000,17.000,911.000;
121.30,72.000,17.000,911.000;
121.40,72.000,16.000,912.000;
121.50,72.000,15.000,913.000;
121.60,72.000,15.000,913.000;
121.70,72.000,15.000,913.000;
121.80,72.000,14.000,914.000;
121.90,72.000,14.000,914.000;
122.00,72.000,14.000,914.000;
122.10,72.000,14.000,914.000;
122.20,72.000,13.000,915.000;
122.30,72.000,13.000,915.000;
122.40,72.000,13.000,915.000;
122.50,72.000,13.000,915.000;
122.60,72.000,13.000,915.000;
122.70,72.000,13.000,915.000;
122.80,72.000,13.000,915.000;
122.90,72.000,13.000,915.000;
123.00,72.000,12.000,916.000;
123.10,72.000,11.000,917.000;
123.20,72.000,11.000,917.000;
123.30,72.000,11.000,917.000;
123.40,72.000,11.000,917.000;
123.50,72.000,11.000,917.000;
123.60,72.000,11.000,917.000;
123.70,72.000,11.000,917.000;
123.80,72.000,11.000,917.000;
123.90,72.000,11.000,917.000;
124.00,72.000,11.000,917.000;
124.10,72.000,11.000,917.000;
124.20,72.000,11.000,917.000;
124.30,71.000,12.000,917.000;
124.40,71.000,12.000,917.000;
124.50,71.000,12.000,917.000;
124.60,71.000,12.000,917.000;
124.70,71.000,12.000,917.000;
124.80,71.000,12.000,917.000;
124.90,71.000,12.000,917.000;
125.00,71.000,12.000,917.000;
125.10,71.000,12.000,917.000;
125.20,71.000,12.000,917.000;
125.30,71.000,12.000,917.000;
125.40,71.000,12.000,917.000;
125.50,71.000,12.000,917.000;
125.60,71.000,12.000,917.000;
125.70,71.000,12.000,917.000;
125.80,71.000,12.000,917.000;
125.90,71.000,12.000,917.000;
126.00,71.000,11.000,918.000;
126.10,71.000,11.000,918.000;
126.20,71.000,11.000,918.000;
126.30,71.000,11.000,918.000;
126.40,71.000,11.000,918.000;
126.50,71.000,11.000,918.000;
126.60,71.000,11.000,918.000;
126.70,71.000,11.000,918.000;
126.80,71.000,11.000,918.000;
126.90,71.000,11.000,918.000;
127.00,71.000,11.000,918.000;
127.10,71.000,11.000,918.000;
127.20,71.000,11.000,918.000;
127.30,71.000,11.000,918.000;
127.40,71.000,10.000,919.000;
127.50,71.000,10.000,919.000;
127.60,71.000,10.000,919.000;
127.70,71.000,10.000,919.000;
127.80,71.000,10.000,919.000;
127.90,71.000,10.000,919.000;
128.00,71.000,10.000,919.000;
128.10,71.000,10.000,919.000;
128.20,71.000,10.000,919.000;
128.30,71.000,10.000,919.000;
128.40,71.000,10.000,919.000;
128.50,71.000,10.000,919.000;
128.60,71.000,10.000,919.000;
128.70,71.000,10.000,919.000;
128.80,71.000,10.000,919.000;
128.90,71.000,10.000,919.000;
129.00,71.000,10.000,919.000;
129.10,71.000,10.000,919.000;
129.20,71.000,10.000,919.000;
129.30,71.000,10.000,919.000;
129.40,71.000,9.000,920.000;
129.50,71.000,9.000,920.000;
129.60,70.000,10.000,920.000;
129.70,70.000,10.000,920.000;
129.80,70.000,10.000,920.000;
129.90,70.000,10.000,920.000;
130.00,70.000,10.000,920.000;
130.10,70.000,10.000,920.000;
130.20,70.000,10.000,920.000;
130.30,70.000,10.000,920.000;
130.40,70.000,10.000,920.000;
130.50,70.000,10.000,920.000;
130.60,70.000,9.000,921.000;
130.70,70.000,8.000,922.000;
130.80,70.000,8.000,922.000;
130.90,70.000,8.000,922.000;
131.00,70.000,8.000,922.000;
131.10,70.000,8.000,922.000;
131.20,70.000,7.000,923.000;
131.30,70.000,7.000,923.000;
131.40,70.000,7.000,923.000;
131.50,70.000,7.000,923.000;
131.60,70.000,7.000,923.000;
131.70,70.000,7.000,923.000;
131.80,70.000,7.000,923.000;
131.90,70.000,7.000,923.000;
132.00,70.000,7.000,923.000;
132.10,70.000,6.000,924.000;
132.20,70.000,6.000,924.000;
132.30,70.000,6.000,924.000;
132.40,70.000,6.000,924.000;
132.50,70.000,6.000,924.000;
132.60,70.000,6.000,924.000;
132.70,70.000,6.000,924.000;
132.80,70.000,6.000,924.000;
132.90,70.000,6.000,924.000;
133.00,70.000,6.000,924.000;
133.10,70.000,6.000,924.000;
133.20,70.000,6.000,924.000;
133.30,70.000,6.000,924.000;
133.40,70.000,6.000,924.000;
133.50,70.000,6.000,924.000;
133.60,70.000,6.000,924.000;
133.70,70.000,6.000,924.000;
133.80,70.000,6.000,924.000;
133.90,70.000,6.000,924.000;
134.00,70.000,6.000,924.000;
134.10,70.000,6.000,924.000;
134.20,70.000,6.000,924.000;
134.30,70.000,6.000,924.000;
134.40,70.000,6.000,924.000;
134.50,70.000,6.000,924.000;
134.60,70.000,6.000,924.000;
134.70,70.000,6.000,924.000;
134.80,70.000,6.000,924.000;
134.90,70.000,6.000,924.000;
135.00,70.000,6.000,924.000;
135.10,70.000,6.000,924.000;
135.20,70.000,6.000,924.000;
135.30,70.000,6.000,924.000;
135.40,70.000,6.000,924.000;
135.50,70.000,6.000,924.000;
135.60,70.000,6.000,924.000;
135.70,70.000,6.000,924.000;
135.80,70.000,6.000,924.000;
135.90,70.000,6.000,924.000;
136.00,70.000,6.000,924.000;
136.10,70.000,6.000,924.000;
136.20,70.000,6.000,924.000;
136.30,70.000,6.000,924.000;
136.40,70.000,6.000,924.000;
136.50,70.000,6.000,924.000;
136.60,70.000,6.000,924.000;
136.70,70.000,6.000,924.000;
136.80,70.000,6.000,924.000;
136.90,70.000,6.000,924.000;
137.00,70.000,6.000,924.000;
137.10,70.000,6.000,924.000;
137.20,70.000,6.000,924.000;
137.30,70.000,6.000,924.000;
137.40,70.000,6.000,924.000;
137.50,69.000,7.000,924.000;
137.60,69.000,7.000,924.000;
137.70,69.000,7.000,924.000;
137.80,69.000,7.000,924.000;
137.90,69.000,7.000,924.000;
138.00,69.000,7.000,924.000;
138.10,69.000,7.000,924.000;
138.20,69.000,7.000,924.000;
138.30,69.000,7.000,924.000;
138.40,69.000,7.000,924.000;
138.50,69.000,7.000,924.000;
138.60,69.000,7.000,924.000;
138.70,69.000,7.000,924.000;
138.80,69.000,7.000,924.000;
138.90,69.000,7.000,924.000;
139.00,69.000,7.000,924.000;
139.10,69.000,7.000,924.000;
139.20,69.000,7.000,924.000;
139.30,69.000,7.000,924.000;
139.40,69.000,7.000,924.000;
139.50,69.000,7.000,924.000;
139.60,69.000,7.000,924.000;
139.70,69.000,7.000,924.000;
139.80,69.000,7.000,924.000;
139.90,69.000,7.000,924.000;
140.00,69.000,7.000,924.000;
140.10,69.000,7.000,924.000;
140.20,69.000,7.000,924.000;
140.30,69.000,7.000,924.000;
140.40,69.000,6.000,925.000;
140.50,69.000,6.000,925.000;
140.60,69.000,6.000,925.000;
140.70,69.000,6.000,925.000;
140.80,69.000,6.000,925.000;
140.90,69.000,6.000,925.000;
141.00,69.000,6.000,925.000;
141.10,69.000,6.000,925.000;
141.20,69.000,5.000,926.000;
141.30,69.000,5.000,926.000;
141.40,69.000,5.000,926.000;
141.50,69.000,5.000,926.000;
141.60,69.000,5.000,926.000;
141.70,69.000,5.000,926.000;
141.80,69.000,5.000,926.000;
141.90,69.000,5.000,926.000;
142.00,69.000,5.000,926.000;
142.10,69.000,5.000,926.000;
142.20,69.000,5.000,926.000;
142.30,69.000,5.000,926.000;
142.40,69.000,5.000,926.000;
142.50,69.000,5.000,926.000;
142.60,69.000,5.000,926.000;
142.70,69.000,5.000,926.000;
142.80,69.000,4.000,927.000;
142.90,69.000,4.000,927.000;
143.00,69.000,4.000,927.000;
143.10,69.000,4.000,927.000;
143.20,69.000,4.000,927.000;
143.30,69.000,3.000,928.000;
143.40,69.000,3.000,928.000;
143.50,69.000,3.000,928.000;
143.60,69.000,3.000,928.000;
143.70,69.000,3.000,928.000;
143.80,69.000,3.000,928.000;
143.90,69.000,3.000,928.000;
144.00,69.000,3.000,928.000;
144.10,69.000,3.000,928.000;
144.20,69.000,3.000,928.000;
144.30,69.000,3.000,928.000;
144.40,69.000,3.000,928.000;
144.50,69.000,3.000,928.000;
144.60,69.000,3.000,928.000;
144.70,69.000,3.000,928.000;
144.80,69.000,3.000,928.000;
144.90,69.000,3.000,928.000;
145.00,69.000,3.000,928.000;
145.10,69.000,2.000,929.000;
145.20,69.000,2.000,929.000;
145.30,69.000,1.000,930.000;
145.40,69.000,1.000,930.000;
145.50,69.000,1.000,930.000;
145.60,69.000,1.000,930.000;
145.70,69.000,1.000,930.000;
145.80,69.000,1.000,930.000;
145.90,69.000,1.000,930.000;
146.00,69.000,1.000,930.000;
146.10,69.000,1.000,930.000;
146.20,69.000,1.000,930.000;
146.30,69.000,1.000,930.000;
146.40,69.000,1.000,930.000;
146.50,69.000,1.000,930.000;
146.60,69.000,1.000,930.000;
146.70,69.000,1.000,930.000;
146.80,69.000,1.000,930.000;
146.90,69.000,1.000,930.000;
147.00,69.000,1.000,930.000;
147.10,69.000,1.000,930.000;
147.20,69.000,1.000,930.000;
147.30,69.000,1.000,930.000;
147.40,69.000,1.000,930.000;
147.50,69.000,1.000,930.000;
147.60,69.000,1.000,930.000;
147.70,69.000,1.000,930.000;
147.80,69.000,1.000,930.000;
147.90,69.000,1.000,930.000;
148.00,69.000,1.000,930.000;
148.10,69.000,1.000,930.000;
148.20,69.000,1.000,930.000;
148.30,69.000,1.000,930.000;
148.40,69.000,1.000,930.000;
148.50,69.000,1.000,930.000;
148.60,69.000,1.000,930.000;
148.70,69.000,1.000,930.000;
148.80,69.000,1.000,930.000;
148.90,69.000,1.000,930.000;
149.00,69.000,1.000,930.000;
149.10,69.000,1.000,930.000;
149.20,69.000,1.000,930.000;
149.30,69.000,1.000,930.000;
149.40,69.000,1.000,930.000;
149.50,69.000,1.000,930.000;
149.60,69.000,1.000,930.000;
149.70,69.000,1.000,930.000;
149.80,69.000,1.000,930.000;
149.90,69.000,1.000,930.000;
150.00,69.000,1.000,930.000;
];
time = dynamics (:, 1);
susceptible = dynamics (:, 2);
infected = dynamics (:, 3);
recovered = dynamics (:, 4);
totalPopulation = susceptible(1) + infected(1) + recovered(1);
susceptibleRatio = susceptible ./ totalPopulation;
infectedRatio = infected ./ totalPopulation;
recoveredRatio = recovered ./ totalPopulation;
steps = length (time);
indices = 0 : steps - 1;
replications = 0;
figure
plot (indices, susceptibleRatio.', 'color', 'blue', 'linewidth', 2);
hold on
plot (indices, infectedRatio.', 'color', 'red', 'linewidth', 2);
hold on
plot (indices, recoveredRatio.', 'color', 'green', 'linewidth', 2);
set(gca,'YTick',0:0.05:1.0);
set(gca,'XTick', indices(1:100:end), 'xticklabel', time(1:100:end));
xlabel ('Time');
ylabel ('Population Ratio');
legend('Susceptible','Infected', 'Recovered');
%titleStr = sprintf('SIR Dynamics of %i agents, with 0.10 dt, %i steps, 0 replications', totalPopulation, steps)
%title (titleStr);
